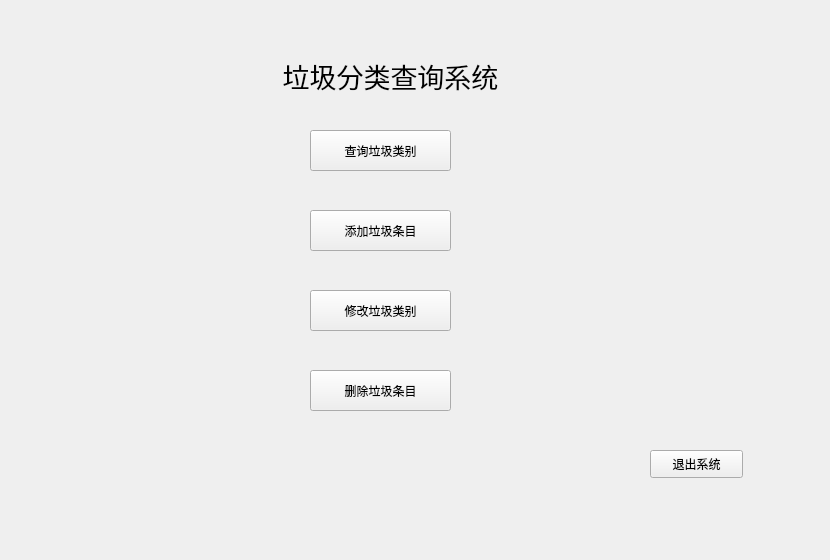
<?xml version="1.0" encoding="UTF-8"?>
<ui version="4.0">
 <class>MenuWidge</class>
 <widget class="QWidget" name="MenuWidge">
  <property name="geometry">
   <rect>
    <x>0</x>
    <y>0</y>
    <width>830</width>
    <height>560</height>
   </rect>
  </property>
  <property name="windowTitle">
   <string>垃圾分类查询系统</string>
  </property>
  <widget class="QPushButton" name="QueryButton">
   <property name="geometry">
    <rect>
     <x>310</x>
     <y>130</y>
     <width>141</width>
     <height>41</height>
    </rect>
   </property>
   <property name="text">
    <string>查询垃圾类别</string>
   </property>
   <property name="icon">
    <iconset resource="image.qrc">
     <normaloff>:/image/cquery.png</normaloff>:/image/cquery.png</iconset>
   </property>
  </widget>
  <widget class="QLabel" name="label">
   <property name="geometry">
    <rect>
     <x>230</x>
     <y>30</y>
     <width>321</width>
     <height>91</height>
    </rect>
   </property>
   <property name="font">
    <font>
     <family>黑体</family>
     <pointsize>20</pointsize>
    </font>
   </property>
   <property name="text">
    <string>垃圾分类查询系统</string>
   </property>
   <property name="textFormat">
    <enum>Qt::AutoText</enum>
   </property>
   <property name="scaledContents">
    <bool>false</bool>
   </property>
   <property name="alignment">
    <set>Qt::AlignCenter</set>
   </property>
   <property name="wordWrap">
    <bool>false</bool>
   </property>
   <property name="margin">
    <number>0</number>
   </property>
  </widget>
  <widget class="QPushButton" name="ExitButton">
   <property name="geometry">
    <rect>
     <x>650</x>
     <y>450</y>
     <width>93</width>
     <height>28</height>
    </rect>
   </property>
   <property name="text">
    <string>退出系统</string>
   </property>
  </widget>
  <widget class="QPushButton" name="AddButton">
   <property name="geometry">
    <rect>
     <x>310</x>
     <y>210</y>
     <width>141</width>
     <height>41</height>
    </rect>
   </property>
   <property name="layoutDirection">
    <enum>Qt::LeftToRight</enum>
   </property>
   <property name="text">
    <string>添加垃圾条目</string>
   </property>
   <property name="icon">
    <iconset resource="image.qrc">
     <normaloff>:/image/add.png</normaloff>:/image/add.png</iconset>
   </property>
  </widget>
  <widget class="QPushButton" name="ModifyButton">
   <property name="geometry">
    <rect>
     <x>310</x>
     <y>290</y>
     <width>141</width>
     <height>41</height>
    </rect>
   </property>
   <property name="text">
    <string>修改垃圾类别</string>
   </property>
   <property name="icon">
    <iconset resource="image.qrc">
     <normaloff>:/image/modify.png</normaloff>:/image/modify.png</iconset>
   </property>
  </widget>
  <widget class="QPushButton" name="pushButton">
   <property name="geometry">
    <rect>
     <x>310</x>
     <y>370</y>
     <width>141</width>
     <height>41</height>
    </rect>
   </property>
   <property name="text">
    <string>删除垃圾条目</string>
   </property>
   <property name="icon">
    <iconset resource="image.qrc">
     <normaloff>:/image/delete.png</normaloff>:/image/delete.png</iconset>
   </property>
  </widget>
  <widget class="QLabel" name="label_2">
   <property name="geometry">
    <rect>
     <x>180</x>
     <y>50</y>
     <width>61</width>
     <height>51</height>
    </rect>
   </property>
   <property name="text">
    <string/>
   </property>
   <property name="pixmap">
    <pixmap resource="image.qrc">:/image/favicon.png</pixmap>
   </property>
   <property name="scaledContents">
    <bool>true</bool>
   </property>
  </widget>
 </widget>
 <resources>
  <include location="image.qrc"/>
 </resources>
 <connections>
  <connection>
   <sender>ExitButton</sender>
   <signal>clicked()</signal>
   <receiver>MenuWidge</receiver>
   <slot>close()</slot>
   <hints>
    <hint type="sourcelabel">
     <x>700</x>
     <y>460</y>
    </hint>
    <hint type="destinationlabel">
     <x>721</x>
     <y>583</y>
    </hint>
   </hints>
  </connection>
 </connections>
</ui>
